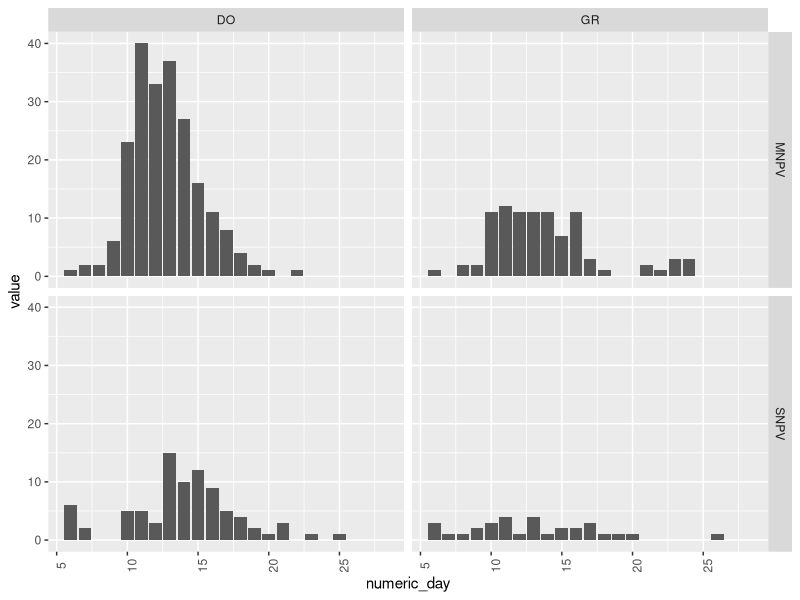
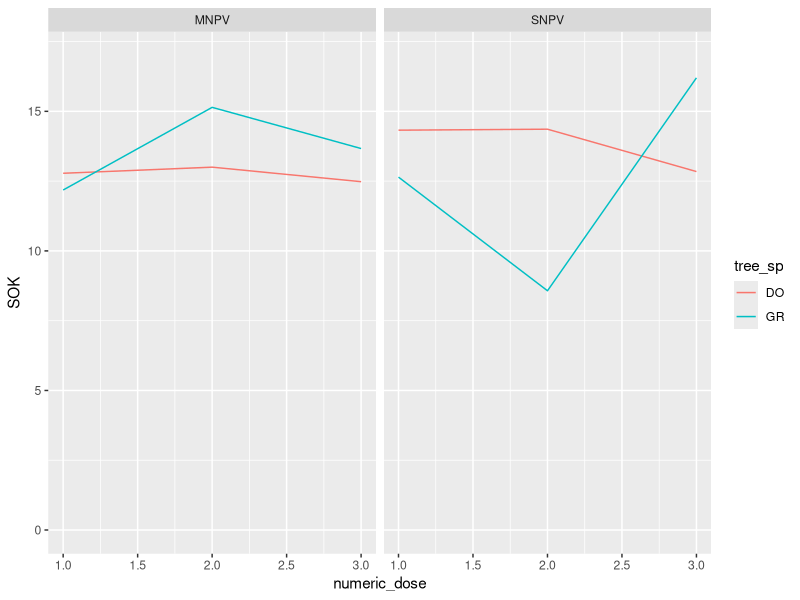
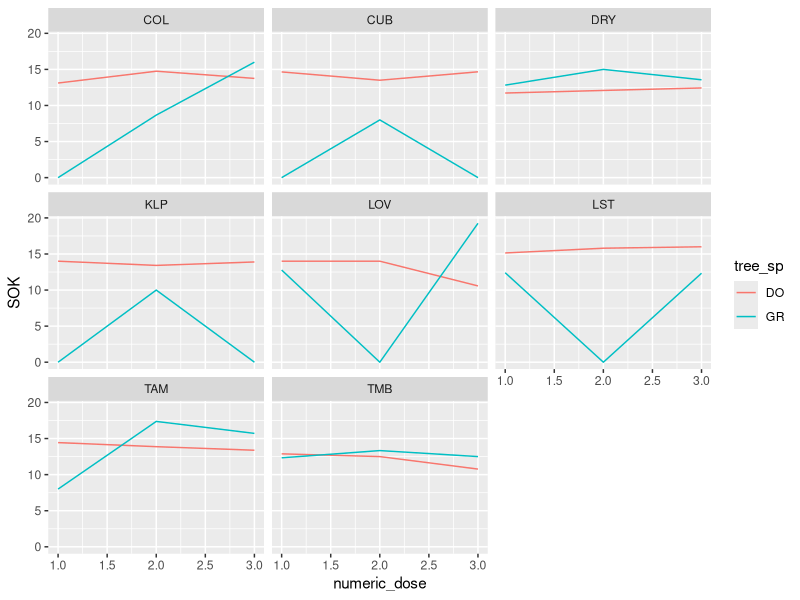
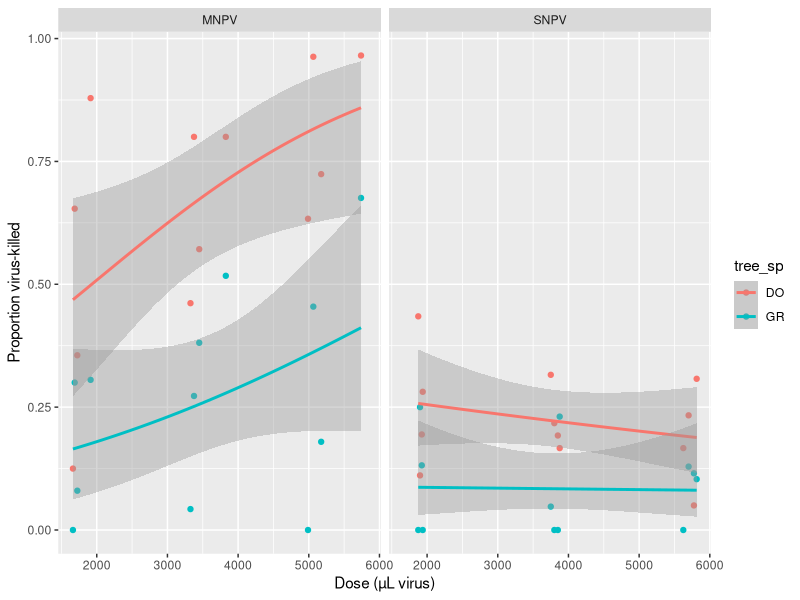
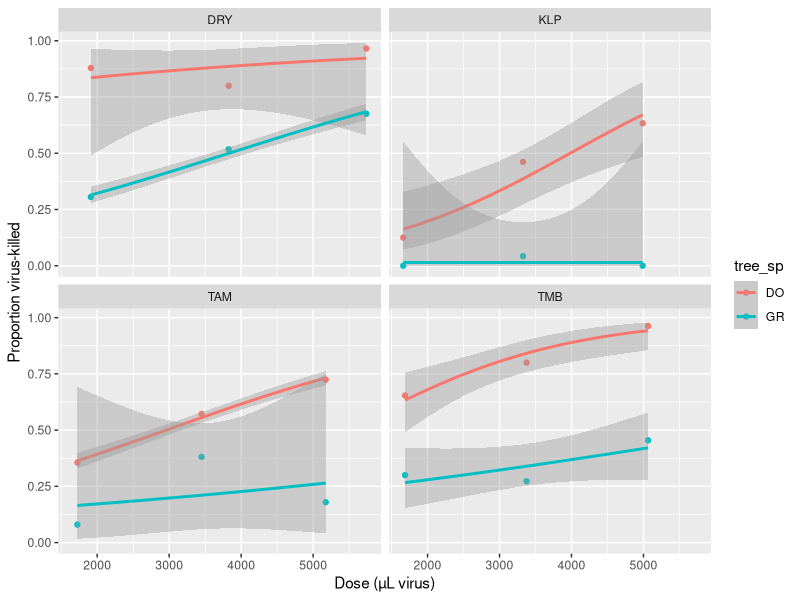
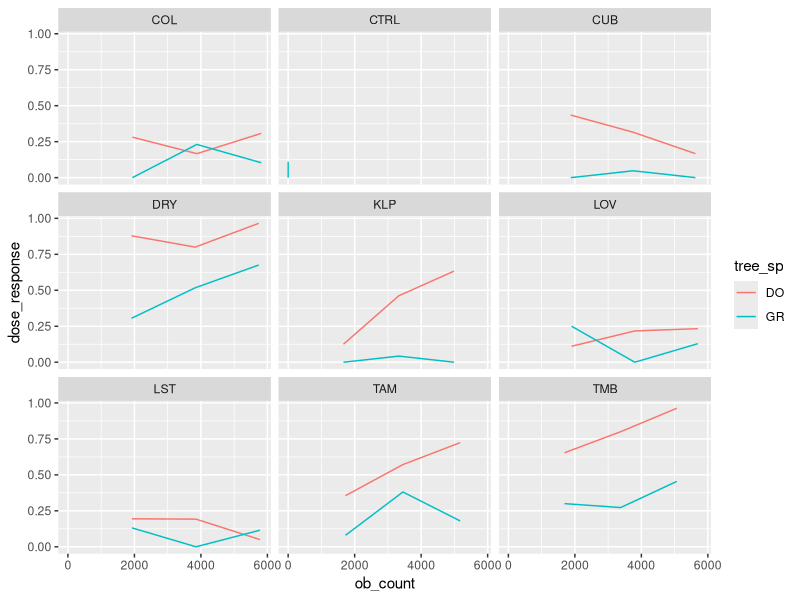

The R script that drew these images, in order:
library(tidyverse)
setwd("~/Desktop/school/dwyer_research/SOK")
SOK_data_w_control <- read.csv(file="DoseR_SOK_reformatted.csv",header=TRUE,sep=",")
SOK_data <- SOK_data_w_control %>% filter(capsid != "none")

dose_var <- SOK_data$ob_count


##cumulating death curves

cumulate_cols <- function(arr) {
  for (i in 2:ncol(arr)) {
    arr[,i] <- arr[,i] + arr[,i-1]
  }
  return(arr)
}

cumulated_SOK <- SOK_data
cumulated_SOK[,9:31] <- cumulate_cols(SOK_data[,9:31])



## SOK histograms

days <- colnames(SOK_data)[9:31]

day_num <- function(str) {
  return(substring(str,5,) %>% strtoi())
}

tidy <- SOK_data %>%
  pivot_longer(days, names_to="day")

tidy <- tidy %>% cbind(numeric_day = unlist(lapply(tidy$day, day_num)))

tidy %>% ggplot() +
  aes(x=numeric_day, y=value) + geom_col() +
  theme(axis.text.x = element_text(angle = 90)) +
  facet_grid(capsid~tree_sp)




##average SOK

weighted_SOK <- SOK_data
for (i in 9:31) {
  weighted_SOK[i] <- (i - 3) * SOK_data[i]
}

weighted_SOK$weighted_sums <- rowSums(weighted_SOK[9:31])
grouped_SOK <- weighted_SOK %>%
  group_by(capsid,tree_sp,numeric_dose) %>%
  summarise(SOK=sum(weighted_sums)/sum(total_virus))

ggplot(data = grouped_SOK) + facet_wrap(~capsid) +
  aes(x=numeric_dose,y=SOK, color=tree_sp) + geom_line() + ylim(c(0,17))

ggplot(data = SOK_data) + facet_wrap(~strain,nrow=3) +
  aes(x=numeric_dose,y=SOK, color=tree_sp) + geom_line()



## glms for all data



null <- glm(dose_response ~ 1,
            family = "binomial", data = SOK_data, weights=total_n)

summary(glm(dose_response ~ dose_var, 
            family = "binomial", data = SOK_data, weights=total_n))$aic
summary(glm(dose_response ~ capsid,
            family = "binomial", data = SOK_data, weights=total_n))$aic
summary(glm(dose_response ~ tree_sp,
            family = "binomial", data = SOK_data, weights=total_n))$aic

summary(glm(dose_response ~ dose_var + capsid, 
            family = "binomial", data = SOK_data, weights=total_n))$aic
summary(glm(dose_response ~ dose_var + tree_sp,
            family = "binomial", data = SOK_data, weights=total_n))$aic
summary(glm(dose_response ~ capsid + tree_sp,
            family = "binomial", data = SOK_data, weights=total_n))$aic

summary(glm(dose_response ~ dose_var + capsid + tree_sp,
            family = "binomial", data = SOK_data, weights=total_n))$aic

m <- glm(dose_response ~ dose_var * capsid + tree_sp * capsid,
            family = "binomial", data = SOK_data, weights=total_n)

summary(glm(dose_response ~ dose_var * capsid * tree_sp,
            family = "binomial", data = SOK_data, weights=total_n))


ggplot(data = SOK_data) + facet_wrap(~capsid) +
  aes(x=dose_var,y=dose_response, color=tree_sp) +
  geom_point() +
  geom_smooth(method="glm",method.args=c(family="quasibinomial")) +
  xlab("Dose (µL virus)") +
  ylab("Proportion virus-killed")


## glms for just MNPV

SNPVs <- filter(SOK_data, capsid == "SNPV")
MNPVs <- filter(SOK_data, capsid == "MNPV")

summary(glm(dose_response ~ 1,
            family = "binomial", data = MNPVs, weights=total_n))$aic

summary(glm(dose_response ~ ob_count, 
            family = "binomial", data = MNPVs, weights=total_n))$aic
summary(glm(dose_response ~ strain,
            family = "binomial", data = MNPVs, weights=total_n))$aic
summary(glm(dose_response ~ tree_sp,
            family = "binomial", data = MNPVs, weights=total_n))$aic

summary(glm(dose_response ~ ob_count + strain, 
            family = "binomial", data = MNPVs, weights=total_n))#$aic
summary(glm(dose_response ~ ob_count + tree_sp,
            family = "binomial", data = MNPVs, weights=total_n))#$aic
summary(glm(dose_response ~ strain + tree_sp,
            family = "binomial", data = MNPVs, weights=total_n))#$aic

summary(glm(dose_response ~ ob_count + strain + tree_sp,
            family = "binomial", data = MNPVs, weights=total_n))#$aic

ggplot(data = MNPVs) + facet_wrap(~strain) +
  aes(x=ob_count,y=dose_response, color=tree_sp) +
  geom_point() +
  geom_smooth(method="glm",method.args=c(family="quasibinomial")) +
  xlab("Dose (µL virus)") +
  ylab("Proportion virus-killed")




## more graph

#summary of tranmission rates
ggplot(data = SOK_data_w_control) + facet_wrap(~strain,nrow=3) +
  aes(x=ob_count,y=dose_response, color=tree_sp) + geom_line()




